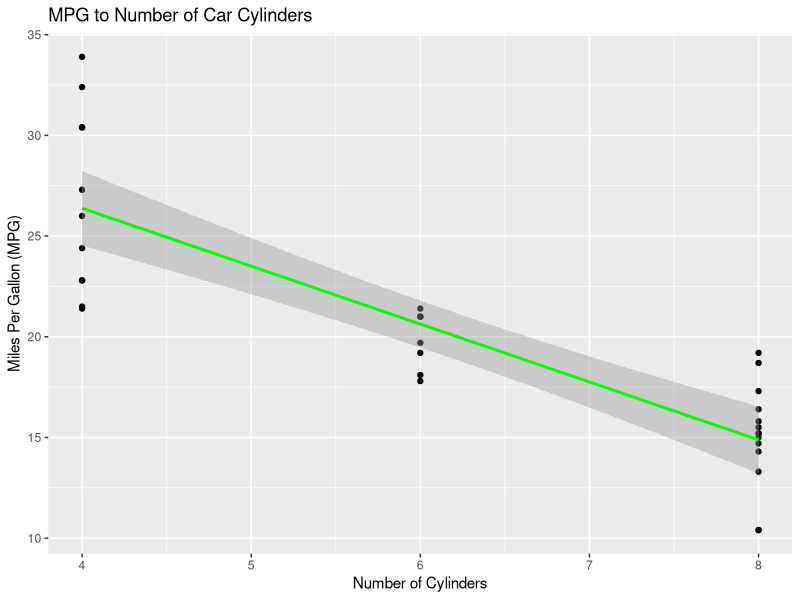

Write R code to recreate this figure.
## ---- chunk 1
knitr::opts_chunk$set(echo = FALSE)
## ---- chunk 2

# Fit linear model
mFit = lm (mpg ~ am + cyl + wt + hp, data=mtcars)
# Set am + cyl + wt + hp
newCarPredictors = data.frame (am=1, cyl = 4, wt = 2, hp=80)
# PRedict MPG
newCarPredictedMPG  <- predict (mFit, newCarPredictors)
newCarPredictedMPG

library(ggplot2)
plotMPGtoCYL <- ggplot(mtcars, aes(cyl, mpg)) + labs (x = "Number of Cylinders", y = "Miles Per Gallon (MPG)", title = "MPG to Number of Car Cylinders") + geom_point() + geom_smooth (method="lm", color="Green")
print (plotMPGtoCYL)
